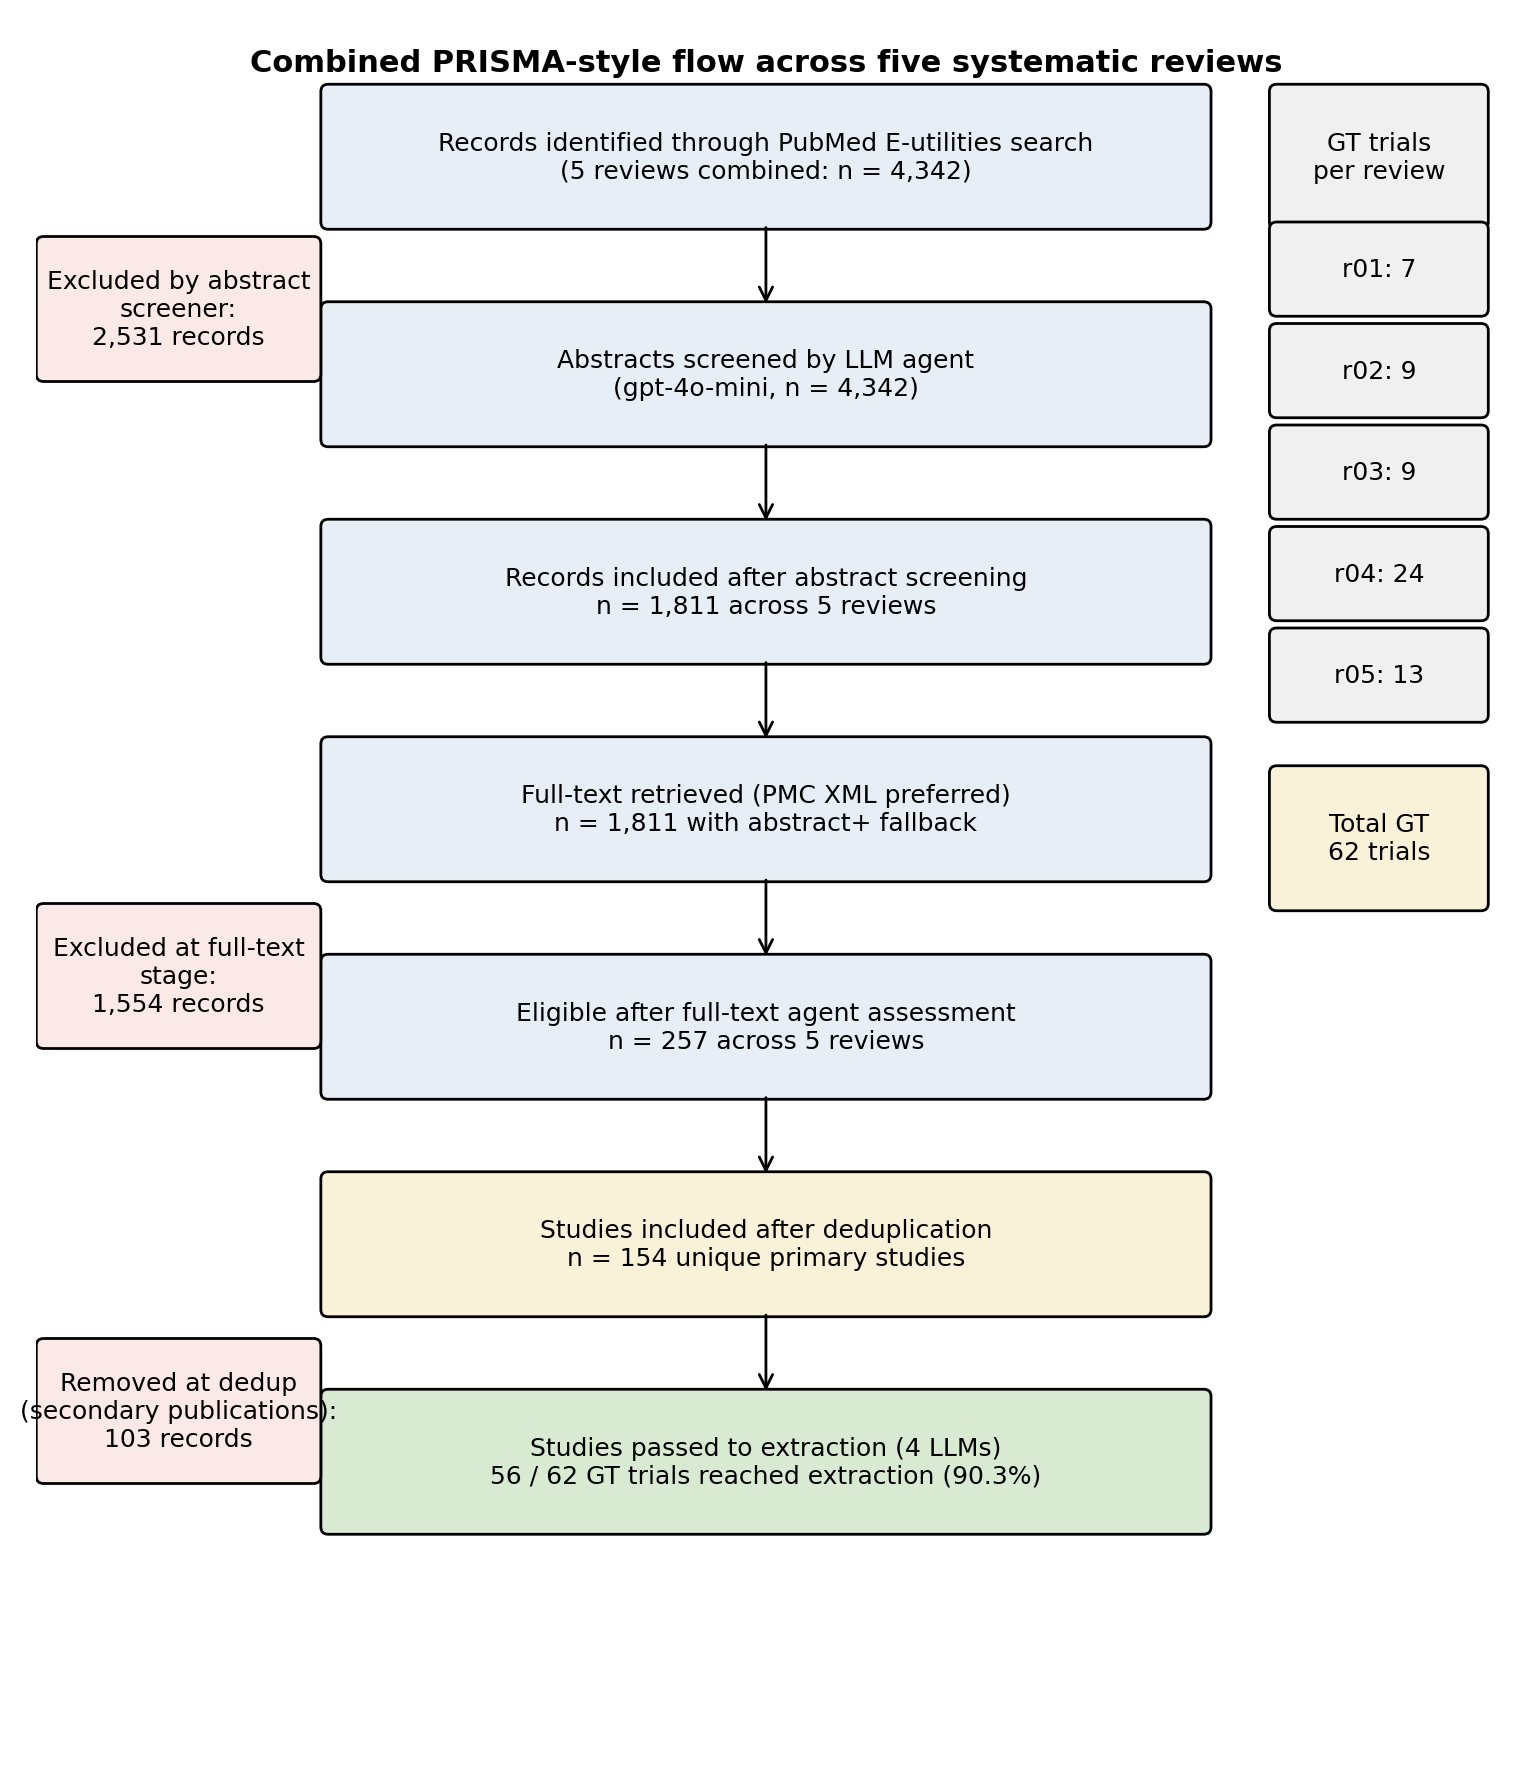

Python code for this plot:
"""Figure 1: PRISMA-style flow diagram aggregated across 5 reviews.

Data source: per-review PIPELINE_REPORT.md and PHASE2_FINAL_REPORT.md.

Funnel totals (across 5 reviews):
  - Retrieved (deduped): 124 + 244 + 2,497 + 370 + 1,107 = 4,342
  - Screening INCLUDE: 47 + 110 + 1,256 + 120 + 278 = 1,811 (LLM-screened)
  - Fulltext-agent INCLUDE: 12 + 56 + 23 + 94 + 72 = 257
  - Final after dedup: 7 + 14 + 23 + 50 + 60 = 154
  - Ground-truth in pool: 7 + 7 + 9 + 22 + 11 = 56
  - Ground-truth total: 7 + 9 + 9 + 24 + 13 = 62
"""
import matplotlib.pyplot as plt
from matplotlib.patches import FancyBboxPatch
from matplotlib.patches import FancyArrowPatch

fig, ax = plt.subplots(figsize=(7.8, 9.0))
ax.set_xlim(0, 10)
ax.set_ylim(0, 12)
ax.axis("off")

def box(x, y, w, h, text, color="#E8EEF6"):
    p = FancyBboxPatch((x, y), w, h, boxstyle="round,pad=0.05",
                       linewidth=1.0, edgecolor="black", facecolor=color)
    ax.add_patch(p)
    ax.text(x + w / 2, y + h / 2, text, ha="center", va="center", fontsize=9)

def arrow(x1, y1, x2, y2):
    a = FancyArrowPatch((x1, y1), (x2, y2),
                        arrowstyle="->", mutation_scale=12, color="black", linewidth=1.0)
    ax.add_patch(a)

# Main funnel (left column)
box(2.0, 10.6, 6.0, 0.9, "Records identified through PubMed E-utilities search\n(5 reviews combined: n = 4,342)",
    color="#E8EEF6")
arrow(5.0, 10.6, 5.0, 10.0)
box(2.0, 9.1,  6.0, 0.9, "Abstracts screened by LLM agent\n(gpt-4o-mini, n = 4,342)", color="#E8EEF6")
arrow(5.0, 9.1, 5.0, 8.5)
box(2.0, 7.6,  6.0, 0.9, "Records included after abstract screening\nn = 1,811 across 5 reviews",
    color="#E8EEF6")
arrow(5.0, 7.6, 5.0, 7.0)
box(2.0, 6.1,  6.0, 0.9, "Full-text retrieved (PMC XML preferred)\nn = 1,811 with abstract+ fallback",
    color="#E8EEF6")
arrow(5.0, 6.1, 5.0, 5.5)
box(2.0, 4.6,  6.0, 0.9, "Eligible after full-text agent assessment\nn = 257 across 5 reviews",
    color="#E8EEF6")
arrow(5.0, 4.6, 5.0, 4.0)
box(2.0, 3.1,  6.0, 0.9, "Studies included after deduplication\nn = 154 unique primary studies",
    color="#FAF1D9")
arrow(5.0, 3.1, 5.0, 2.5)
box(2.0, 1.6,  6.0, 0.9, "Studies passed to extraction (4 LLMs)\n56 / 62 GT trials reached extraction (90.3%)",
    color="#D9EAD3")

# Right side: ground-truth tally
box(8.5, 10.6, 1.4, 0.9, "GT trials\nper review", color="#F0F0F0")
labels = ["r01: 7", "r02: 9", "r03: 9", "r04: 24", "r05: 13"]
for i, t in enumerate(labels):
    box(8.5, 10.0 - i * 0.7, 1.4, 0.55, t, color="#F0F0F0")
box(8.5, 5.9, 1.4, 0.9, "Total GT\n62 trials", color="#FAF1D9")

# Loss annotations
box(0.05, 9.55, 1.85, 0.9, "Excluded by abstract\nscreener:\n2,531 records",
    color="#FBE9E7")
box(0.05, 4.95, 1.85, 0.9, "Excluded at full-text\nstage:\n1,554 records",
    color="#FBE9E7")
box(0.05, 1.95, 1.85, 0.9, "Removed at dedup\n(secondary publications):\n103 records",
    color="#FBE9E7")

# Title
ax.text(5.0, 11.7, "Combined PRISMA-style flow across five systematic reviews",
        ha="center", va="center", fontsize=11, fontweight="bold")

plt.tight_layout()
plt.savefig("figure1_prisma.pdf", bbox_inches="tight")
plt.savefig("figure1_prisma.png", bbox_inches="tight", dpi=200)
print("Figure 1 saved.")
